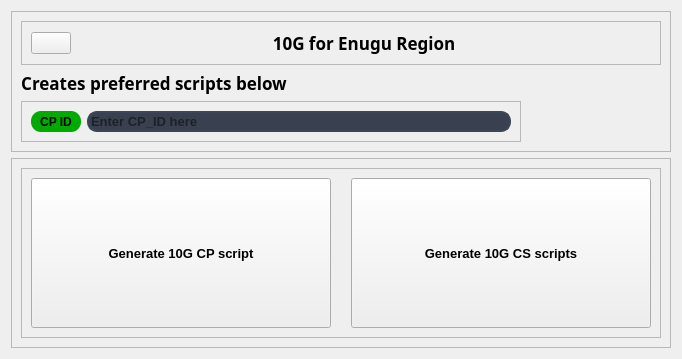
               <widget class="QWidget" name="enugu10G_page">
                <layout class="QVBoxLayout" name="verticalLayout_23">
                 <item>
                  <widget class="QFrame" name="frame_63">
                   <property name="frameShape">
                    <enum>QFrame::StyledPanel</enum>
                   </property>
                   <property name="frameShadow">
                    <enum>QFrame::Raised</enum>
                   </property>
                   <layout class="QVBoxLayout" name="verticalLayout_51">
                    <item>
                     <widget class="QFrame" name="frame_17">
                      <property name="frameShape">
                       <enum>QFrame::StyledPanel</enum>
                      </property>
                      <property name="frameShadow">
                       <enum>QFrame::Raised</enum>
                      </property>
                      <layout class="QHBoxLayout" name="horizontalLayout_17">
                       <item>
                        <widget class="QPushButton" name="backEBtn">
                         <property name="sizePolicy">
                          <sizepolicy hsizetype="Fixed" vsizetype="Fixed">
                           <horstretch>0</horstretch>
                           <verstretch>0</verstretch>
                          </sizepolicy>
                         </property>
                         <property name="text">
                          <string/>
                         </property>
                         <property name="icon">
                          <iconset resource="resources.qrc">
                           <normaloff>:/icons/icons/arrow-left.svg</normaloff>:/icons/icons/arrow-left.svg</iconset>
                         </property>
                         <property name="iconSize">
                          <size>
                           <width>24</width>
                           <height>24</height>
                          </size>
                         </property>
                        </widget>
                       </item>
                       <item>
                        <widget class="QLabel" name="label_55">
                         <property name="font">
                          <font>
                           <family>Segoe Print</family>
                           <pointsize>13</pointsize>
                           <weight>75</weight>
                           <bold>true</bold>
                          </font>
                         </property>
                         <property name="text">
                          <string>10G for Enugu Region</string>
                         </property>
                         <property name="alignment">
                          <set>Qt::AlignCenter</set>
                         </property>
                        </widget>
                       </item>
                      </layout>
                     </widget>
                    </item>
                    <item alignment="Qt::AlignLeft">
                     <widget class="QLabel" name="label_56">
                      <property name="font">
                       <font>
                        <family>Segoe Print</family>
                        <pointsize>13</pointsize>
                        <weight>75</weight>
                        <bold>true</bold>
                       </font>
                      </property>
                      <property name="text">
                       <string>Creates preferred scripts below</string>
                      </property>
                      <property name="alignment">
                       <set>Qt::AlignCenter</set>
                      </property>
                     </widget>
                    </item>
                    <item>
                     <widget class="QFrame" name="frame_64">
                      <property name="sizePolicy">
                       <sizepolicy hsizetype="Fixed" vsizetype="Preferred">
                        <horstretch>0</horstretch>
                        <verstretch>0</verstretch>
                       </sizepolicy>
                      </property>
                      <property name="minimumSize">
                       <size>
                        <width>500</width>
                        <height>0</height>
                       </size>
                      </property>
                      <property name="frameShape">
                       <enum>QFrame::StyledPanel</enum>
                      </property>
                      <property name="frameShadow">
                       <enum>QFrame::Raised</enum>
                      </property>
                      <layout class="QHBoxLayout" name="horizontalLayout_39">
                       <item>
                        <widget class="QLabel" name="label_57">
                         <property name="sizePolicy">
                          <sizepolicy hsizetype="Fixed" vsizetype="Preferred">
                           <horstretch>0</horstretch>
                           <verstretch>0</verstretch>
                          </sizepolicy>
                         </property>
                         <property name="minimumSize">
                          <size>
                           <width>50</width>
                           <height>0</height>
                          </size>
                         </property>
                         <property name="font">
                          <font>
                           <weight>75</weight>
                           <bold>true</bold>
                          </font>
                         </property>
                         <property name="styleSheet">
                          <string notr="true">background-color: rgb(0, 170, 0);
border-radius:10px;</string>
                         </property>
                         <property name="text">
                          <string>CP ID</string>
                         </property>
                         <property name="alignment">
                          <set>Qt::AlignCenter</set>
                         </property>
                        </widget>
                       </item>
                       <item>
                        <widget class="QLineEdit" name="sites_Ecp_Input">
                         <property name="sizePolicy">
                          <sizepolicy hsizetype="Minimum" vsizetype="Minimum">
                           <horstretch>0</horstretch>
                           <verstretch>0</verstretch>
                          </sizepolicy>
                         </property>
                         <property name="font">
                          <font>
                           <pointsize>10</pointsize>
                           <weight>75</weight>
                           <bold>true</bold>
                          </font>
                         </property>
                         <property name="styleSheet">
                          <string notr="true">background-color: rgb(57, 65, 80);
border: 2px solid rgb(61, 70, 86);
border-radius:10px;border-radius:10px;
</string>
                         </property>
                         <property name="dragEnabled">
                          <bool>true</bool>
                         </property>
                         <property name="placeholderText">
                          <string>Enter CP_ID here</string>
                         </property>
                        </widget>
                       </item>
                      </layout>
                     </widget>
                    </item>
                   </layout>
                  </widget>
                 </item>
                 <item>
                  <widget class="QFrame" name="frame_65">
                   <property name="frameShape">
                    <enum>QFrame::StyledPanel</enum>
                   </property>
                   <property name="frameShadow">
                    <enum>QFrame::Raised</enum>
                   </property>
                   <layout class="QGridLayout" name="gridLayout_12">
                    <item row="0" column="0">
                     <widget class="QFrame" name="frame_66">
                      <property name="frameShape">
                       <enum>QFrame::StyledPanel</enum>
                      </property>
                      <property name="frameShadow">
                       <enum>QFrame::Raised</enum>
                      </property>
                      <layout class="QHBoxLayout" name="horizontalLayout_40">
                       <property name="spacing">
                        <number>20</number>
                       </property>
                       <item>
                        <widget class="QPushButton" name="genECPBtn">
                         <property name="sizePolicy">
                          <sizepolicy hsizetype="Fixed" vsizetype="Fixed">
                           <horstretch>0</horstretch>
                           <verstretch>0</verstretch>
                          </sizepolicy>
                         </property>
                         <property name="minimumSize">
                          <size>
                           <width>300</width>
                           <height>150</height>
                          </size>
                         </property>
                         <property name="font">
                          <font>
                           <pointsize>10</pointsize>
                           <weight>75</weight>
                           <bold>true</bold>
                          </font>
                         </property>
                         <property name="text">
                          <string>Generate 10G CP script</string>
                         </property>
                        </widget>
                       </item>
                       <item>
                        <widget class="QPushButton" name="genECSBtn">
                         <property name="sizePolicy">
                          <sizepolicy hsizetype="Fixed" vsizetype="Fixed">
                           <horstretch>0</horstretch>
                           <verstretch>0</verstretch>
                          </sizepolicy>
                         </property>
                         <property name="minimumSize">
                          <size>
                           <width>300</width>
                           <height>150</height>
                          </size>
                         </property>
                         <property name="font">
                          <font>
                           <pointsize>10</pointsize>
                           <weight>75</weight>
                           <bold>true</bold>
                          </font>
                         </property>
                         <property name="text">
                          <string>Generate 10G CS scripts</string>
                         </property>
                        </widget>
                       </item>
                      </layout>
                     </widget>
                    </item>
                   </layout>
                  </widget>
                 </item>
                </layout>
               </widget>
